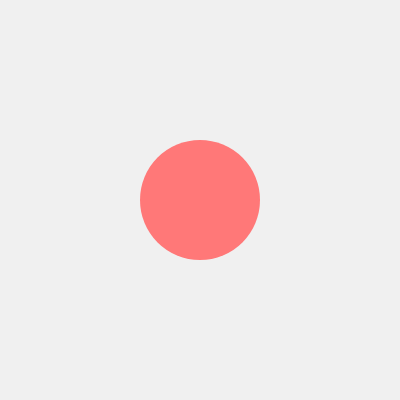
Frame 1 (no input)
Frame 60 (no input): identical to frame 1, image omitted
Frame 120 (the mouse pressed at the canvas centre since frame 60): identical to frame 1, image omitted

The p5.js sketch that drew this single still picture (run headless with seeded random() and noise() and a simulated clock; from frame 60 on, the mouse is pressed at the canvas centre):

// p5.js sketch
// ── sketch.js
function setup() {
  createCanvas(400, 400);
  noStroke();
}

function draw() {
  background(240);

  fill(255, 120, 120);
  circle(200, 200, 120);
}
